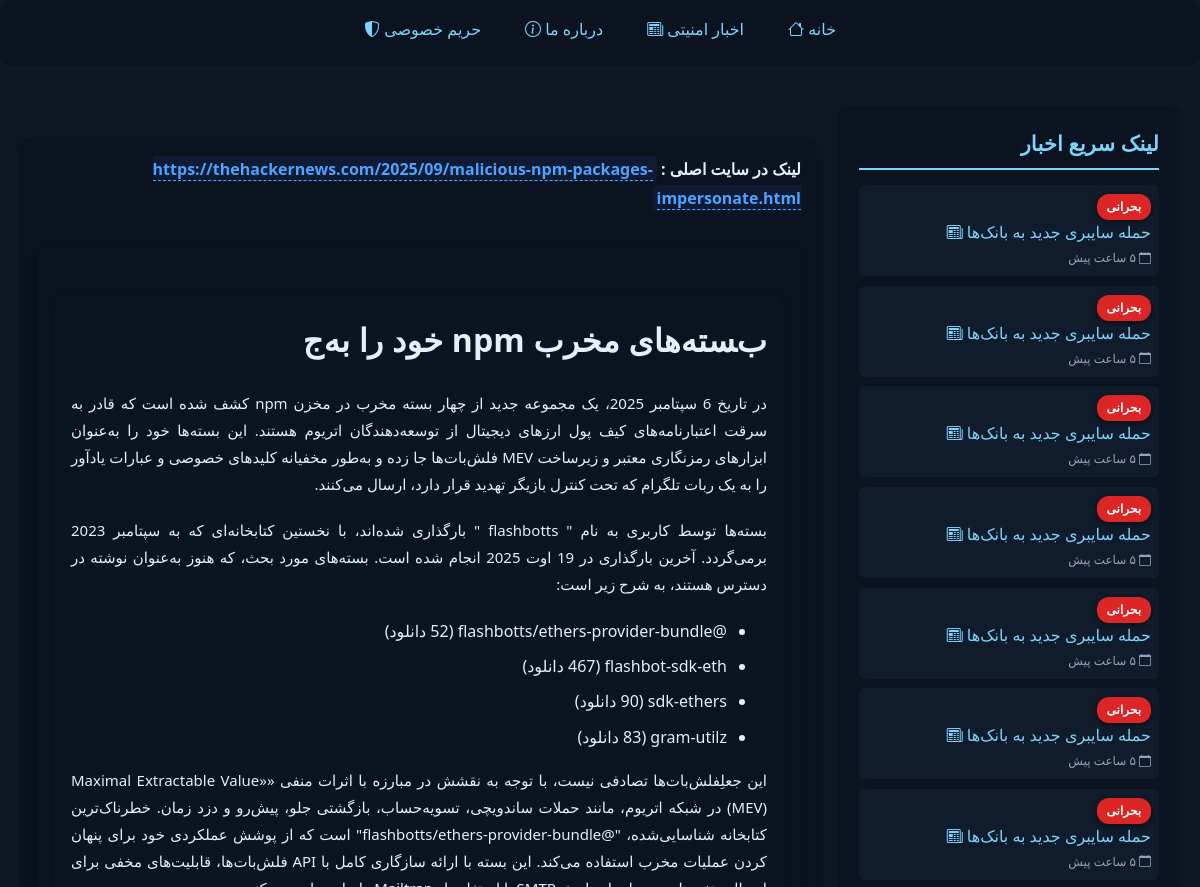
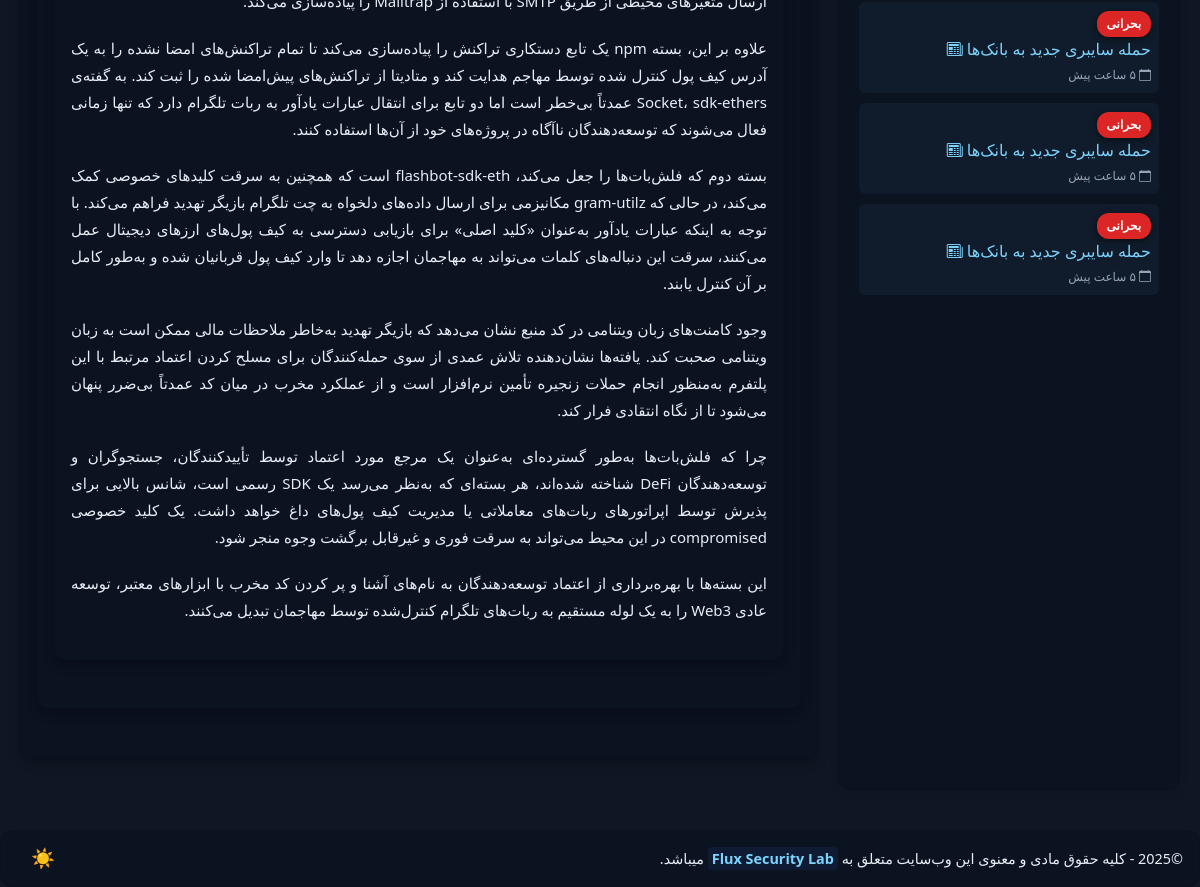
The app's page /news/40/ with its own data (2 pictures, top to bottom).
### main/models.py (models this page shows, shortened)
class News(models.Model):
    url = models.CharField(max_length=200)
    content = models.TextField()
    is_translated = models.BooleanField(default=False)
    is_trend = models.BooleanField(default=False)
    is_critical = models.BooleanField(default=False)
    date_added = models.DateField(auto_now_add=True)

### main/views.py (the view)
# urls.py: path('news/<int:pk>/', NewsDetailView.as_view(), name='news_detail'),
class NewsDetailView(DetailView):
    model = News
    template_name = 'news_detail.html'

### main/templates/news_detail.html (shortened to what this page needs)
{% extends 'base.html' %}
{% block content %}
<b>
    لینک در سایت اصلی : <strong><a href={{ news.url  }}> {{ news.url }} </a></strong>
</b>
<main>
    {{ news.content|safe }}
</main>
{% endblock content %}

### main/templates/base.html (shortened to what this page needs)
{% load static %}
<!DOCTYPE html>
<html lang="fa" dir="rtl">
<head>
    <link rel="stylesheet" href="{% static 'css/style.css' %}">
    <link rel="stylesheet" href="https://cdn.jsdelivr.net/gh/rastikerdar/vazir-font@v30.1.0/dist/font-face.css">
    <link rel="stylesheet" href="https://cdn.jsdelivr.net/npm/bootstrap-icons@1.13.1/font/bootstrap-icons.min.css">
</head>
<body>
<header>
    <nav>
        <ul>
            <li><a href="{% url 'home' %}">خانه <i class="bi bi-house"></i></a></li>
            <li><a href="{% url 'news' %}">اخبار امنیتی <i class="bi bi-newspaper"></i></a></li>
            <li><a href="{% url 'about_us' %}">درباره ما <i class="bi bi-info-circle"></i></a></li>
            <li><a href="{% url 'privacy' %}">حریم خصوصی <i class="bi bi-shield-shaded"></i></a></li>
        </ul>
    </nav>
</header>
<div class="layout">
    {% include 'trending.html' %}
    <main>
        {% block content %}{% endblock content %}
    </main>
</div>
<footer>
    <p>©{% now "Y" %} - کلیه حقوق مادی و معنوی این وب‌سایت متعلق به <strong>Flux Security Lab</strong> میباشد.</p>
    <button id="theme-toggle">🌙</button>
</footer>
</body>
</html>

### main/templates/trending.html
<aside class="trending-news">
    <h3>لینک سریع اخبار</h3>
    <ul class="white-list">
        <li>
            <span class="badge warning">بحرانی</span>
            <a href="/news/">حمله سایبری جدید به بانک‌ها <i class="bi bi-newspaper"></i></a>
            <small><i class="bi bi-calendar"></i> ۵ ساعت پیش  </small>
        </li>
        <li>
            <span class="badge warning">بحرانی</span>
            <a href="/news/">حمله سایبری جدید به بانک‌ها <i class="bi bi-newspaper"></i></a>
            <small><i class="bi bi-calendar"></i> ۵ ساعت پیش  </small>
        </li>
        <li>
            <span class="badge warning">بحرانی</span>
            <a href="/news/">حمله سایبری جدید به بانک‌ها <i class="bi bi-newspaper"></i></a>
            <small><i class="bi bi-calendar"></i> ۵ ساعت پیش  </small>
        </li>
        <li>
            <span class="badge warning">بحرانی</span>
            <a href="/news/">حمله سایبری جدید به بانک‌ها <i class="bi bi-newspaper"></i></a>
            <small><i class="bi bi-calendar"></i> ۵ ساعت پیش  </small>
        </li>
        <li>
            <span class="badge warning">بحرانی</span>
            <a href="/news/">حمله سایبری جدید به بانک‌ها <i class="bi bi-newspaper"></i></a>
            <small><i class="bi bi-calendar"></i> ۵ ساعت پیش  </small>
        </li>
        <li>
            <span class="badge warning">بحرانی</span>
            <a href="/news/">حمله سایبری جدید به بانک‌ها <i class="bi bi-newspaper"></i></a>
            <small><i class="bi bi-calendar"></i> ۵ ساعت پیش  </small>
        </li>
        <li>
            <span class="badge warning">بحرانی</span>
            <a href="/news/">حمله سایبری جدید به بانک‌ها <i class="bi bi-newspaper"></i></a>
            <small><i class="bi bi-calendar"></i> ۵ ساعت پیش  </small>
        </li>
        <li>
            <span class="badge warning">بحرانی</span>
            <a href="/news/">حمله سایبری جدید به بانک‌ها <i class="bi bi-newspaper"></i></a>
            <small><i class="bi bi-calendar"></i> ۵ ساعت پیش  </small>
        </li>
        <li>
            <span class="badge warning">بحرانی</span>
            <a href="/news/">حمله سایبری جدید به بانک‌ها <i class="bi bi-newspaper"></i></a>
            <small><i class="bi bi-calendar"></i> ۵ ساعت پیش  </small>
        </li>
        <li>
            <span class="badge warning">بحرانی</span>
            <a href="/news/">حمله سایبری جدید به بانک‌ها <i class="bi bi-newspaper"></i></a>
            <small><i class="bi bi-calendar"></i> ۵ ساعت پیش  </small>
        </li>
    </ul>
</aside>

### static/css/style.css (style rules this page uses)
:root { --bg: #f5f7fa; --card: #ffffff; --text: #1f2937; --muted: #6b7280; --accent: #3b82f6; --danger: #ef4444; --glass: rgba(0, 0, 0, 0.04); --code-bg: rgba(0, 0, 0, 0.03); --radius: 12px; --sans: "Vazir", system-ui, -apple-system, "Segoe UI", Roboto, "Helvetica Neue", Arial; --mono: ui-monospace, SFMono-Regular, Menlo, Monaco, "Roboto Mono", "Courier New", monospace; }
[data-theme="dark"] { --bg: #0f1724; --card: #0b1220; --accent: #7dd3fc; --muted: #94a3b8; --text: #e6eef6; }
body { font-family: var(--sans); margin: 0; padding: 0; background: var(--bg); color: var(--text); line-height: 1.6; -webkit-font-smoothing: antialiased; -moz-osx-font-smoothing: grayscale; height: 100%; display: flex; flex-direction: column; }
main { max-width: 900px; margin: 2rem auto; padding: 2rem; background: #1e1e2f; border-radius: 16px; box-shadow: 0 4px 12px rgba(0, 0, 0, 0.3); color: #eaeaea; line-height: 1.8; }
main p { margin-bottom: 1.2rem; text-align: justify; }
main a { color: #4da3ff; text-decoration: none; border-bottom: 1px dashed #4da3ff; transition: color 0.3s, border-color 0.3s; }
h1, h2, h3, h4, h5, h6 { margin-top: 0; color: var(--text); letter-spacing: 0.2px; }
h1 { font-size: 2rem; }
h3 { font-size: 1.3rem; }
p { margin: 1em 0; color: var(--text); font-size: 15px; }
a { color: var(--accent); text-decoration: none; }
ul, ol { margin: 1em 0; padding-left: 1.5em; }
li { margin-bottom: 0.4em; }
header, footer, article, aside, main, section, details, blockquote { padding: 1em; border-radius: var(--radius); background: var(--card); border: 1px solid rgba(0, 0, 0, 0.08); color: var(--text); }
nav ul { list-style: none; padding: 0; margin: 0; display: flex; gap: 20px; justify-content: center; }
nav li { display: inline; }
nav a { color: var(--accent); text-decoration: none; padding: 8px 12px; transition: background 0.3s ease; }
footer { display: flex; justify-content: space-between; align-items: center; padding: 0.5rem 1rem; background-color: var(--card); }
footer p { margin: 0; font-size: 0.9rem; }
#theme-toggle { background: none; border: none; cursor: pointer; font-size: 1.2rem; }
strong { color: var(--accent); font-weight: 700; background: rgba(59, 130, 246, 0.08); padding: 2px 4px; border-radius: 4px; }
small { font-size: 12px; color: var(--muted); }
button, input[type="submit"], input[type="button"] { background: var(--accent); color: #ffffff; border: none; border-radius: 6px; padding: 8px 14px; font-weight: 600; cursor: pointer; transition: background 0.2s ease, transform 0.1s ease; }
.layout { display: flex; gap: 20px; max-width: 1200px; margin: 40px auto; padding: 0 20px; }
.trending-news { width: 300px; background: var(--card); padding: 20px; border-radius: var(--radius); flex-shrink: 0; box-shadow: 0 4px 12px rgba(0, 0, 0, 0.05); }
.trending-news h3 { margin-top: 0; color: var(--accent); border-bottom: 2px solid var(--accent); padding-bottom: 8px; margin-bottom: 15px; }
.trending-news ul { list-style: none; padding: 0; margin: 0; }
.trending-news li { margin-bottom: 12px; padding: 8px; background: rgba(125, 211, 252, 0.05); border-radius: 6px; transition: background 0.2s ease; }
.trending-news a { color: var(--accent); text-decoration: none; display: block; }
.badge { display: inline-block; padding: 4px 10px; font-size: 12px; font-weight: 600; border-radius: 12px; background-color: #1e40af; color: #fff; box-shadow: 0 2px 6px rgba(0, 0, 0, 0.15); transition: background-color 0.3s ease, transform 0.2s ease; }
[data-theme="dark"] .badge { background-color: #1e40af; color: #e6eef6; box-shadow: 0 2px 6px rgba(0, 0, 0, 0.5); }
.badge.warning { background-color: #dc2626; color: #fff; }
.white-list { list-style: disc; padding-left: 1.5em; margin: 1em 0; color: #ffffff; }
.white-list li { margin-bottom: 0.6em; color: #ffffff; line-height: 1.5; }
.white-list li::marker { color: #ffffff; }

### records on screen
News: url "https://thehackernews.com/2025/09/malicious-npm-packages-impersonate.html", content "در تاریخ 6 سپتامبر 2025، یک مجموعه جدید از چهار بسته مخرب در مخزن npm کشف شده است که قادر به سرقت اعتبارنامه‌های کیف پول ارزهای دیجیتال از توسعه‌دهندگان اتریوم هستند. این بسته‌ها خود را به‌عنوان ابزارهای رمزنگاری معتبر و زیرساخت MEV فلش‌بات‌ها جا زده و به‌طور مخفیانه کلیدهای خصوصی و عبارات یادآور را به یک ربات تلگرام که تحت کنترل بازیگر تهدید قرار دارد، ارسال می‌کنند. بسته‌ها توسط کاربری به نام \" flashbotts \" بارگذاری شده‌اند، با نخستین کتابخانه‌ای که به سپتامبر 2023 برمی‌گردد. آخرین بارگذاری در 19 اوت 2025 انجام شده است. بسته‌های مورد بحث، که هنوز به‌عنوان نوشته در دسترس هستند، به شرح زیر است: @flashbotts/ethers-provider-bundle (52 دانلود) flashbot-sdk-eth (467 دانلود) sdk-ethers (90…"
